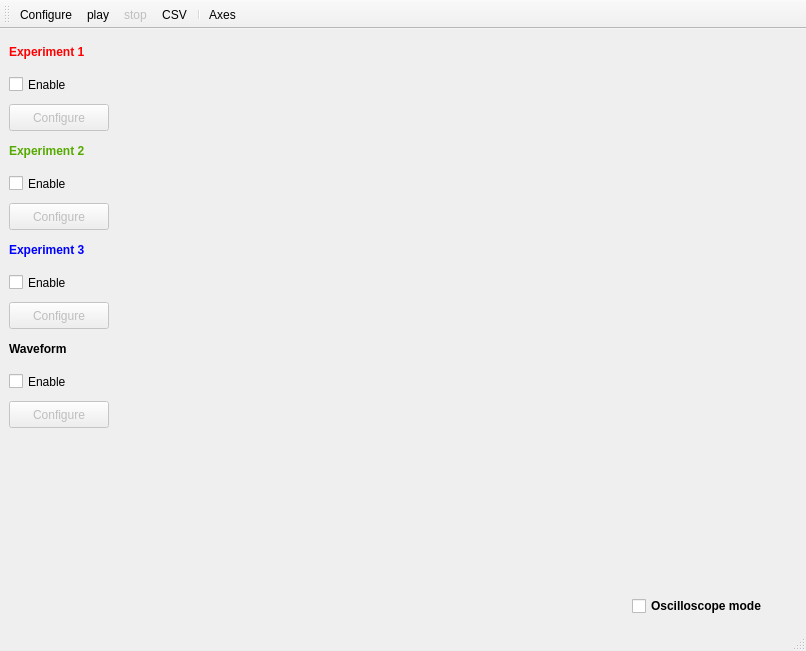
<?xml version="1.0" encoding="UTF-8"?>
<ui version="4.0">
 <class>MainWindow</class>
 <widget class="QMainWindow" name="MainWindow">
  <property name="geometry">
   <rect>
    <x>0</x>
    <y>0</y>
    <width>806</width>
    <height>651</height>
   </rect>
  </property>
  <property name="windowTitle">
   <string>Easydaq</string>
  </property>
  <widget class="QWidget" name="centralwidget">
   <layout class="QHBoxLayout" name="horizontalLayout">
    <item>
     <layout class="QVBoxLayout" name="verticalLayout">
      <item>
       <widget class="QLabel" name="label">
        <property name="sizePolicy">
         <sizepolicy hsizetype="Fixed" vsizetype="Fixed">
          <horstretch>0</horstretch>
          <verstretch>0</verstretch>
         </sizepolicy>
        </property>
        <property name="minimumSize">
         <size>
          <width>100</width>
          <height>27</height>
         </size>
        </property>
        <property name="font">
         <font>
          <weight>75</weight>
          <bold>true</bold>
         </font>
        </property>
        <property name="styleSheet">
         <string notr="true">color: rgb(255, 0, 0);</string>
        </property>
        <property name="text">
         <string>Experiment 1</string>
        </property>
       </widget>
      </item>
      <item>
       <widget class="QCheckBox" name="cBenable1">
        <property name="sizePolicy">
         <sizepolicy hsizetype="Fixed" vsizetype="Fixed">
          <horstretch>0</horstretch>
          <verstretch>0</verstretch>
         </sizepolicy>
        </property>
        <property name="minimumSize">
         <size>
          <width>100</width>
          <height>27</height>
         </size>
        </property>
        <property name="text">
         <string>Enable</string>
        </property>
       </widget>
      </item>
      <item>
       <widget class="QPushButton" name="Bconfigure1">
        <property name="enabled">
         <bool>false</bool>
        </property>
        <property name="sizePolicy">
         <sizepolicy hsizetype="Fixed" vsizetype="Fixed">
          <horstretch>0</horstretch>
          <verstretch>0</verstretch>
         </sizepolicy>
        </property>
        <property name="minimumSize">
         <size>
          <width>100</width>
          <height>27</height>
         </size>
        </property>
        <property name="text">
         <string>Configure</string>
        </property>
       </widget>
      </item>
      <item>
       <widget class="QLabel" name="label_2">
        <property name="sizePolicy">
         <sizepolicy hsizetype="Fixed" vsizetype="Fixed">
          <horstretch>0</horstretch>
          <verstretch>0</verstretch>
         </sizepolicy>
        </property>
        <property name="minimumSize">
         <size>
          <width>100</width>
          <height>27</height>
         </size>
        </property>
        <property name="font">
         <font>
          <weight>75</weight>
          <bold>true</bold>
         </font>
        </property>
        <property name="styleSheet">
         <string notr="true">color: rgb(85, 170, 0);</string>
        </property>
        <property name="text">
         <string>Experiment 2</string>
        </property>
       </widget>
      </item>
      <item>
       <widget class="QCheckBox" name="cBenable2">
        <property name="sizePolicy">
         <sizepolicy hsizetype="Fixed" vsizetype="Fixed">
          <horstretch>0</horstretch>
          <verstretch>0</verstretch>
         </sizepolicy>
        </property>
        <property name="minimumSize">
         <size>
          <width>100</width>
          <height>27</height>
         </size>
        </property>
        <property name="text">
         <string>Enable</string>
        </property>
       </widget>
      </item>
      <item>
       <widget class="QPushButton" name="Bconfigure2">
        <property name="enabled">
         <bool>false</bool>
        </property>
        <property name="sizePolicy">
         <sizepolicy hsizetype="Fixed" vsizetype="Fixed">
          <horstretch>0</horstretch>
          <verstretch>0</verstretch>
         </sizepolicy>
        </property>
        <property name="minimumSize">
         <size>
          <width>100</width>
          <height>27</height>
         </size>
        </property>
        <property name="text">
         <string>Configure</string>
        </property>
       </widget>
      </item>
      <item>
       <widget class="QLabel" name="label_3">
        <property name="sizePolicy">
         <sizepolicy hsizetype="Fixed" vsizetype="Fixed">
          <horstretch>0</horstretch>
          <verstretch>0</verstretch>
         </sizepolicy>
        </property>
        <property name="minimumSize">
         <size>
          <width>100</width>
          <height>27</height>
         </size>
        </property>
        <property name="font">
         <font>
          <weight>75</weight>
          <bold>true</bold>
         </font>
        </property>
        <property name="styleSheet">
         <string notr="true">color: rgb(0, 0, 255);</string>
        </property>
        <property name="text">
         <string>Experiment 3</string>
        </property>
       </widget>
      </item>
      <item>
       <widget class="QCheckBox" name="cBenable3">
        <property name="sizePolicy">
         <sizepolicy hsizetype="Fixed" vsizetype="Fixed">
          <horstretch>0</horstretch>
          <verstretch>0</verstretch>
         </sizepolicy>
        </property>
        <property name="minimumSize">
         <size>
          <width>100</width>
          <height>27</height>
         </size>
        </property>
        <property name="text">
         <string>Enable</string>
        </property>
       </widget>
      </item>
      <item>
       <widget class="QPushButton" name="Bconfigure3">
        <property name="enabled">
         <bool>false</bool>
        </property>
        <property name="sizePolicy">
         <sizepolicy hsizetype="Fixed" vsizetype="Fixed">
          <horstretch>0</horstretch>
          <verstretch>0</verstretch>
         </sizepolicy>
        </property>
        <property name="minimumSize">
         <size>
          <width>100</width>
          <height>27</height>
         </size>
        </property>
        <property name="text">
         <string>Configure</string>
        </property>
       </widget>
      </item>
      <item>
       <widget class="QLabel" name="label_5">
        <property name="sizePolicy">
         <sizepolicy hsizetype="Fixed" vsizetype="Fixed">
          <horstretch>0</horstretch>
          <verstretch>0</verstretch>
         </sizepolicy>
        </property>
        <property name="minimumSize">
         <size>
          <width>100</width>
          <height>27</height>
         </size>
        </property>
        <property name="font">
         <font>
          <weight>75</weight>
          <bold>true</bold>
         </font>
        </property>
        <property name="text">
         <string>Waveform</string>
        </property>
       </widget>
      </item>
      <item>
       <widget class="QCheckBox" name="cBenable4">
        <property name="sizePolicy">
         <sizepolicy hsizetype="Fixed" vsizetype="Fixed">
          <horstretch>0</horstretch>
          <verstretch>0</verstretch>
         </sizepolicy>
        </property>
        <property name="minimumSize">
         <size>
          <width>100</width>
          <height>27</height>
         </size>
        </property>
        <property name="text">
         <string>Enable</string>
        </property>
       </widget>
      </item>
      <item>
       <widget class="QPushButton" name="Bconfigure4">
        <property name="enabled">
         <bool>false</bool>
        </property>
        <property name="sizePolicy">
         <sizepolicy hsizetype="Fixed" vsizetype="Fixed">
          <horstretch>0</horstretch>
          <verstretch>0</verstretch>
         </sizepolicy>
        </property>
        <property name="minimumSize">
         <size>
          <width>100</width>
          <height>27</height>
         </size>
        </property>
        <property name="text">
         <string>Configure</string>
        </property>
       </widget>
      </item>
      <item>
       <spacer name="verticalSpacer">
        <property name="orientation">
         <enum>Qt::Vertical</enum>
        </property>
        <property name="sizeHint" stdset="0">
         <size>
          <width>20</width>
          <height>40</height>
         </size>
        </property>
       </spacer>
      </item>
     </layout>
    </item>
    <item>
     <layout class="QVBoxLayout" name="verticalLayout_2">
      <item>
       <widget class="MPL_Widget" name="plotWidget" native="true">
        <property name="sizePolicy">
         <sizepolicy hsizetype="Expanding" vsizetype="Expanding">
          <horstretch>0</horstretch>
          <verstretch>0</verstretch>
         </sizepolicy>
        </property>
        <property name="minimumSize">
         <size>
          <width>550</width>
          <height>532</height>
         </size>
        </property>
        <property name="maximumSize">
         <size>
          <width>16777215</width>
          <height>16777215</height>
         </size>
        </property>
        <property name="layoutDirection">
         <enum>Qt::RightToLeft</enum>
        </property>
       </widget>
      </item>
      <item>
       <layout class="QHBoxLayout" name="horizontalLayout_2">
        <item>
         <spacer name="horizontalSpacer">
          <property name="orientation">
           <enum>Qt::Horizontal</enum>
          </property>
          <property name="sizeType">
           <enum>QSizePolicy::Expanding</enum>
          </property>
          <property name="sizeHint" stdset="0">
           <size>
            <width>40</width>
            <height>20</height>
           </size>
          </property>
         </spacer>
        </item>
        <item>
         <widget class="QCheckBox" name="cBosc">
          <property name="sizePolicy">
           <sizepolicy hsizetype="Preferred" vsizetype="Preferred">
            <horstretch>0</horstretch>
            <verstretch>0</verstretch>
           </sizepolicy>
          </property>
          <property name="minimumSize">
           <size>
            <width>165</width>
            <height>22</height>
           </size>
          </property>
          <property name="maximumSize">
           <size>
            <width>165</width>
            <height>22</height>
           </size>
          </property>
          <property name="font">
           <font>
            <weight>75</weight>
            <bold>true</bold>
           </font>
          </property>
          <property name="layoutDirection">
           <enum>Qt::LeftToRight</enum>
          </property>
          <property name="autoFillBackground">
           <bool>false</bool>
          </property>
          <property name="text">
           <string>Oscilloscope mode</string>
          </property>
         </widget>
        </item>
       </layout>
      </item>
     </layout>
    </item>
   </layout>
  </widget>
  <widget class="QToolBar" name="toolBar">
   <property name="windowTitle">
    <string>toolBar</string>
   </property>
   <property name="iconSize">
    <size>
     <width>28</width>
     <height>28</height>
    </size>
   </property>
   <attribute name="toolBarArea">
    <enum>TopToolBarArea</enum>
   </attribute>
   <attribute name="toolBarBreak">
    <bool>false</bool>
   </attribute>
   <addaction name="actionConfigure"/>
   <addaction name="actionPlay"/>
   <addaction name="actionStop"/>
   <addaction name="actionCSV"/>
   <addaction name="separator"/>
   <addaction name="actionAxes"/>
  </widget>
  <widget class="QStatusBar" name="statusBar">
   <property name="sizePolicy">
    <sizepolicy hsizetype="Preferred" vsizetype="Fixed">
     <horstretch>0</horstretch>
     <verstretch>0</verstretch>
    </sizepolicy>
   </property>
   <property name="minimumSize">
    <size>
     <width>0</width>
     <height>25</height>
    </size>
   </property>
  </widget>
  <action name="actionConfigure">
   <property name="icon">
    <iconset resource="res.qrc">
     <normaloff>:/resources/config.png</normaloff>:/resources/config.png</iconset>
   </property>
   <property name="text">
    <string>Configure</string>
   </property>
  </action>
  <action name="actionPlay">
   <property name="checkable">
    <bool>true</bool>
   </property>
   <property name="icon">
    <iconset resource="res.qrc">
     <normaloff>:/resources/play.png</normaloff>:/resources/play.png</iconset>
   </property>
   <property name="text">
    <string>play</string>
   </property>
  </action>
  <action name="actionStop">
   <property name="enabled">
    <bool>false</bool>
   </property>
   <property name="icon">
    <iconset resource="res.qrc">
     <normaloff>:/resources/stop.png</normaloff>:/resources/stop.png</iconset>
   </property>
   <property name="text">
    <string>stop</string>
   </property>
  </action>
  <action name="actionCSV">
   <property name="icon">
    <iconset resource="res.qrc">
     <normaloff>:/resources/CSV.png</normaloff>:/resources/CSV.png</iconset>
   </property>
   <property name="text">
    <string>CSV</string>
   </property>
  </action>
  <action name="actionAxes">
   <property name="icon">
    <iconset resource="res.qrc">
     <normaloff>:/resources/customize.png</normaloff>:/resources/customize.png</iconset>
   </property>
   <property name="text">
    <string>Axes</string>
   </property>
  </action>
 </widget>
 <customwidgets>
  <customwidget>
   <class>MPL_Widget</class>
   <extends>QWidget</extends>
   <header>widgets</header>
   <container>1</container>
  </customwidget>
 </customwidgets>
 <resources>
  <include location="res.qrc"/>
 </resources>
 <connections>
  <connection>
   <sender>cBenable1</sender>
   <signal>clicked(bool)</signal>
   <receiver>Bconfigure1</receiver>
   <slot>setEnabled(bool)</slot>
   <hints>
    <hint type="sourcelabel">
     <x>76</x>
     <y>95</y>
    </hint>
    <hint type="destinationlabel">
     <x>68</x>
     <y>119</y>
    </hint>
   </hints>
  </connection>
  <connection>
   <sender>cBenable2</sender>
   <signal>clicked(bool)</signal>
   <receiver>Bconfigure2</receiver>
   <slot>setEnabled(bool)</slot>
   <hints>
    <hint type="sourcelabel">
     <x>55</x>
     <y>188</y>
    </hint>
    <hint type="destinationlabel">
     <x>55</x>
     <y>221</y>
    </hint>
   </hints>
  </connection>
  <connection>
   <sender>cBenable3</sender>
   <signal>clicked(bool)</signal>
   <receiver>Bconfigure3</receiver>
   <slot>setEnabled(bool)</slot>
   <hints>
    <hint type="sourcelabel">
     <x>55</x>
     <y>287</y>
    </hint>
    <hint type="destinationlabel">
     <x>55</x>
     <y>320</y>
    </hint>
   </hints>
  </connection>
  <connection>
   <sender>cBenable4</sender>
   <signal>clicked(bool)</signal>
   <receiver>Bconfigure4</receiver>
   <slot>setEnabled(bool)</slot>
   <hints>
    <hint type="sourcelabel">
     <x>55</x>
     <y>386</y>
    </hint>
    <hint type="destinationlabel">
     <x>55</x>
     <y>419</y>
    </hint>
   </hints>
  </connection>
 </connections>
</ui>
